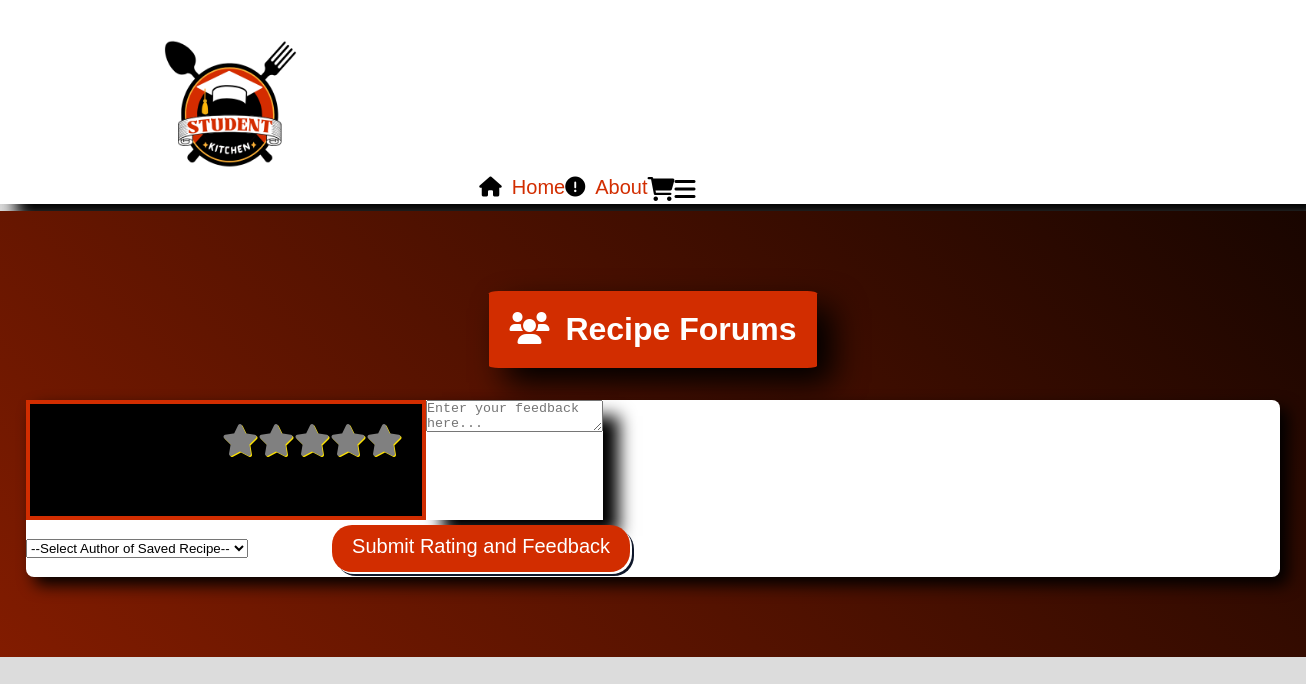
Before: /forums/Billy with the older database file.
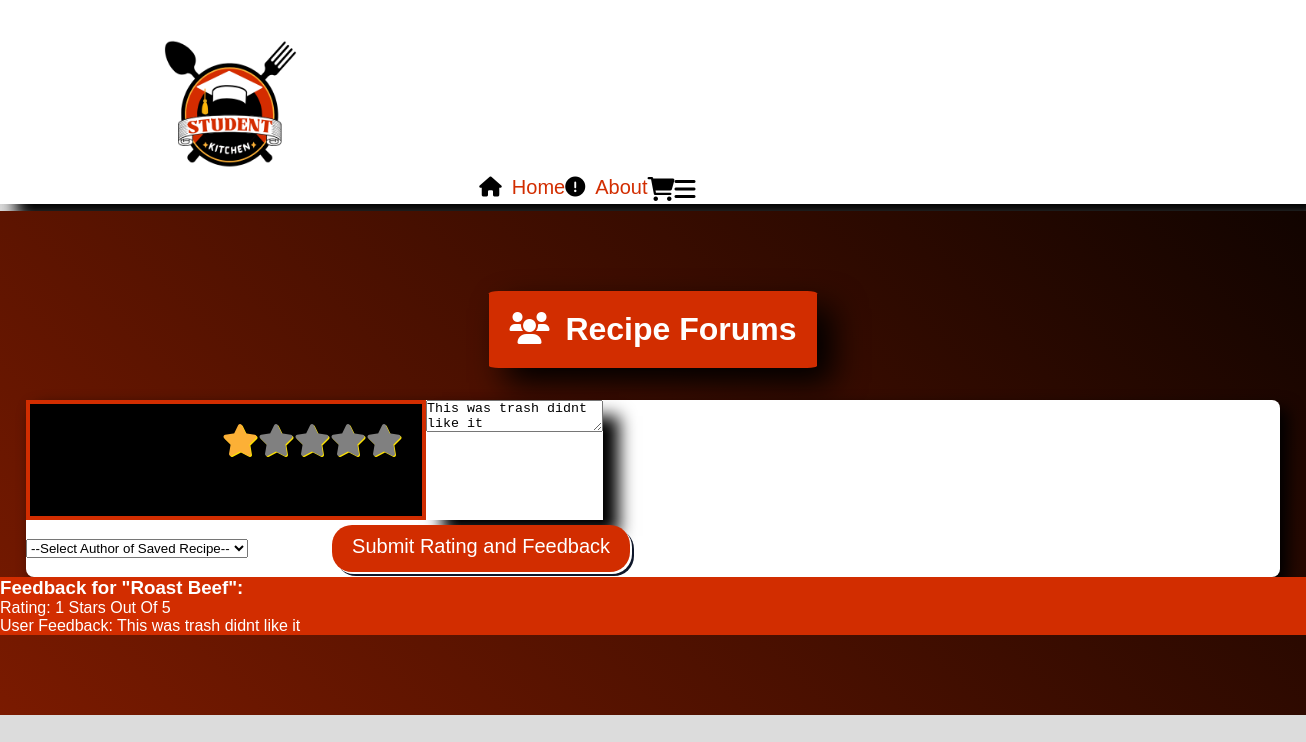
After: the same page with the newer database file.
### app/models.py (models this page shows, shortened)
class SavedRecipe(models.Model):
    recipe_author = models.CharField(max_length=75)
    recipe_name = models.CharField(max_length=75)
    recipe_type = models.CharField(max_length=15, blank= True, null=True)
    ingredients_needed = models.CharField(max_length=600)
    recipe_instructions = models.CharField(max_length=1200)
    prep_time_in_minutes = models.IntegerField(null=True, blank=True)
    prep_time_in_hours = models.IntegerField(null=True, blank=True)
    cooking_temp = models.IntegerField(null=True, blank=True)
    servings = models.IntegerField(null=True, blank= True)
    rating = models.IntegerField(
        validators=[MinValueValidator(1), MaxValueValidator(5)],
        null=True,
        blank=True
    )
    feedback = models.CharField(max_length=3000, null=True, blank=True)

### app/views.py (the view, shortened to what this page needs)
# urls.py: path('forums/<str:recipe_author>', views.forums, name='forums'),
def forums(request, recipe_author):
    selected_author = request.GET.get('recipe_author', '')
    recipe_authors = SavedRecipe.objects.values_list('recipe_author', flat=True).distinct()
    recipe = None
    recipe = SavedRecipe.objects.filter(recipe_author=recipe_author).first()
    return render(request, 'forums.html', {
        'recipe_authors': recipe_authors,
        'selected_author': selected_author,
        'recipe': recipe,
    })

### app/templates/forums.html (shortened to what this page needs)
{% extends "base.html" %}
{% block content %}
<div class="background-anim">
    <h2 class="saved-recipe-header">
        <i class="fa-solid fa-users icon-styling"></i>
        Recipe Forums
    </h2>
    <form method="POST" class="form-background">
        <div class="expand">
            <div class="rating-css">
                <div class="star-icon">
                    <label for="rating1" class="fa fa-star"></label>
                    <label for="rating2" class="fa fa-star"></label>
                    <label for="rating3" class="fa fa-star"></label>
                    <label for="rating4" class="fa fa-star"></label>
                    <label for="rating5" class="fa fa-star"></label>
                </div>
            </div>
            <div class="custom-div">
                <textarea class="custom-text-area" name="feedback" placeholder="Enter your feedback here...">{{ recipe.feedback }}</textarea>
            </div>
        </div>
        <select name="recipe_author" id="recipe_author">
            <option value="">--Select Author of Saved Recipe--</option>
        </select>
        <button type="submit" class="form-buttons form-buttons-filter">
            Submit Rating and Feedback
        </button>
    </form>
    {% if recipe and recipe.feedback %}
        <div class="feedback-display">
            <h3 class="feedback-styling">Feedback for "{{ recipe.recipe_name }}":</h3>
            <p class="feedback-para"> Rating: {{ recipe.rating }} Stars Out Of 5 </p>
            <p class="feedback-para">User Feedback: {{ recipe.feedback }}</p>
        </div>
    {% endif %}
</div>
{% endblock %}

Changed rows visible on the page:
added SavedRecipe: feedback "This was trash didnt like it", recipe_name "Roast Beef", rating "1"
Other visible differences:
text now shown: "Feedback for \" \": Rating: Stars Out Of 5 User Feedback:"
